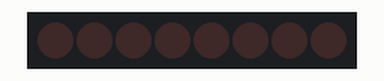
Bench run of a sketch on a simulated Arduino Uno, built with avr-gcc and run on an emulated ATmega328P. Shown: 8 shift-register outputs drawn as a row of LEDs (first output left, lit = HIGH). Wiring (inferred from the names in the program): shift register (74HC595): data pin 8; shift clock pin 10; latch pin 9. Wiring (inferred from the signals the program sends): row of LEDs: on Q0, Q1, Q2, Q3, Q4, Q5, Q6, Q7.

Above: at 0.5 s.
At 1.15 s:
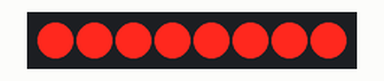
At 1.45 s:
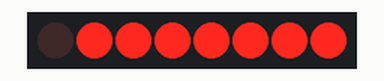
At 2.35 s:
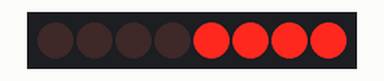
At 3.25 s:
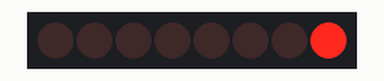
At 4.3 s:
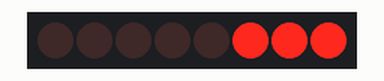
Timing chart, 0 to 5.2 s (numbered marks = the images above):
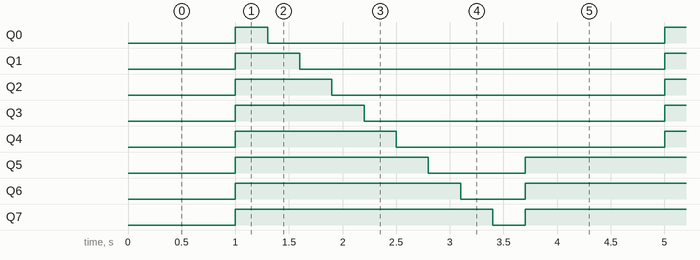

The sketch:

SuperUltra2.ino
```cpp
/*
 * For ee2800. Borrowed/modified from (F2017):
  Shift Register Example
  Turning on the outputs of a 74HC595 using an array

  Hardware:
   74HC595 shift register
   LEDs attached to each of the outputs of the shift register

*/
//Pin connected to ST_CP pin 12 of 74HC595
int latchPin = 9;
//Pin connected to SH_CP pin 11 of 74HC595
int clockPin = 10;
////Pin connected to DS pin 14 of 74HC595
int dataPin = 8;

byte data;
byte dataArray[10];

void setup() {
  //set pins to output because they are addressed in the main loop
  pinMode(latchPin, OUTPUT);
  pinMode(clockPin, OUTPUT);
  pinMode(dataPin, OUTPUT);
  Serial.begin(9600);

  dataArray[0] = 0b11111111;
  dataArray[1] = 0b11111110;
  dataArray[2] = 0b11111100;
  dataArray[3] = 0b11111000;
  dataArray[4] = 0b11110000;
  dataArray[5] = 0b11100000;
  dataArray[6] = 0b11000000;
  dataArray[7] = 0b10000000;
  dataArray[8] = 0b00000000;
  dataArray[9] = 0b11100000;
}

void loop() {
delay(1000);
  for (int j = 0; j < 10; j++) {
    //load the light sequence you want from array
    data = dataArray[j];
    //ground latchPin and hold low for as long as you are transmitting
    digitalWrite(latchPin, LOW);
    //move 'em out
    shiftOut(dataPin, clockPin, MSBFIRST, data);
    //return the latch pin high to signal chip that it
    //no longer needs to listen for information
    digitalWrite(latchPin, HIGH);
    delay(300);
  }
}
```

Measured:
- by itself, Q0: alternates HIGH for 0.30 s and LOW for 3.7 s
- by itself, Q1: alternates HIGH for 0.60 s and LOW for 3.4 s
- by itself, Q2: alternates HIGH for 0.90 s and LOW for 3.1 s
- by itself, Q3: alternates HIGH for 1.2 s and LOW for 2.8 s
- by itself, Q4: alternates HIGH for 1.5 s and LOW for 2.5 s
- by itself, Q5: repeats every 4.0 s: LOW 0.90 s, HIGH 3.1 s
- by itself, Q6: repeats every 4.0 s: LOW 0.60 s, HIGH 3.4 s
- by itself, Q7: repeats every 4.0 s: LOW 0.30 s, HIGH 3.7 s
